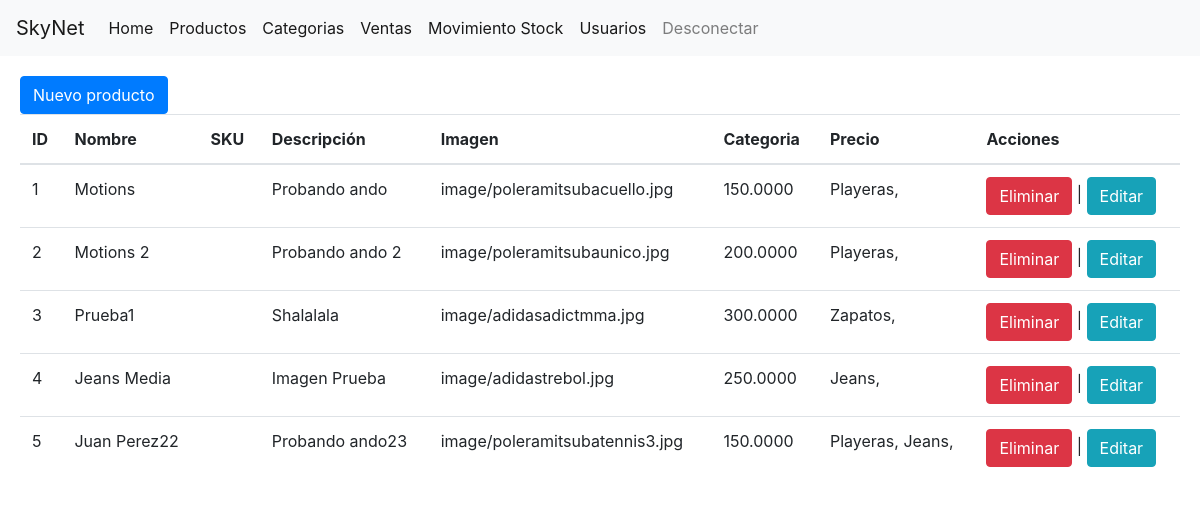
The app's page /outime/productos/ (signed in) with its own data.
### outime/models/producto.py (models this page shows, shortened)
class Producto(models.Model):
    nombre = models.CharField(null=False, max_length=2000)
    descripcion = models.CharField(null=False, max_length=2000)
    sku = models.CharField(null=False, max_length=2000)
    categoria = models.ManyToManyField(Categoria, related_name='categorias')
    precio = models.DecimalField(null=False, default=0, decimal_places=4, max_digits=9999)
    imagen_producto = models.ImageField(upload_to='image', null=True, blank=True)
    class Meta:
        db_table = "producto"

### outime/models/categoria.py (models this page shows, shortened)
class Categoria(models.Model):
    nombre = models.CharField(null=False, max_length=2000)
    class Meta:
        db_table = "categoria"

### outime/views/producto_view.py (the view)
# urls.py: path('productos/', views.ProductoListView.as_view(), name='producto_list'),
@method_decorator(staff_member_required, name='dispatch')
class ProductoListView(generic.ListView):
    model = Producto
    def get_context_data(self, *, object_list=None, **kwargs):
        context = super(ProductoListView, self).get_context_data(**kwargs)
        return context

### templates/outime/producto_list.html
{% extends 'base.html' %}
{% block content %}
    <a class="btn btn-primary" type="button" href="{% url 'producto_create' %}" >Nuevo producto</a>
    <table class="table">
        <thead>
        <tr>
            <th>ID</th>
            <th>Nombre</th>
            <th>SKU</th>
            <th>Descripción</th>
            <th>Imagen</th>
            <th>Categoria</th>
            <th>Precio</th>
            <th>Acciones</th>
        </tr>
        </thead>
        <tbody>
        {% for producto in producto_list %}
            <tr>
                <td>{{ producto.id }}</td>
                <td>{{ producto.nombre }}</td>
                <td>{{ producto.codigo }}</td>
                <td>{{ producto.descripcion }}</td>
                <td>{{ producto.imagen_producto }}</td>
                <td>{{ producto.precio }}</td>
                <td>{% for x in producto.categoria.all %} {{ x.nombre }},{% endfor %}</td>
                <td><a href="{% url 'producto_delete'  producto.id %}" class="btn btn-danger" type="button">Eliminar</a> | <a href="{% url 'producto_edit'  producto.id %}" class="btn btn-info" type="button">Editar</a></td>
            </tr>
        {% endfor %}
        </tbody>
    </table>
{% endblock %}

### records on screen
Producto: id "1", nombre "Motions", descripcion "Probando ando", imagen_producto "image/poleramitsubacuello.jpg", precio "150.0000"
Categoria: nombre "Playeras"
Producto: id "2", nombre "Motions 2", descripcion "Probando ando 2", imagen_producto "image/poleramitsubaunico.jpg", precio "200.0000"
Producto: id "3", nombre "Prueba1", descripcion "Shalalala", imagen_producto "image/adidasadictmma.jpg", precio "300.0000"
Categoria: nombre "Zapatos"
Producto: id "4", nombre "Jeans Media", descripcion "Imagen Prueba", imagen_producto "image/adidastrebol.jpg", precio "250.0000"
Categoria: nombre "Jeans"
Producto: id "5", nombre "Juan Perez22", descripcion "Probando ando23", imagen_producto "image/poleramitsubatennis3.jpg", precio "150.0000"
